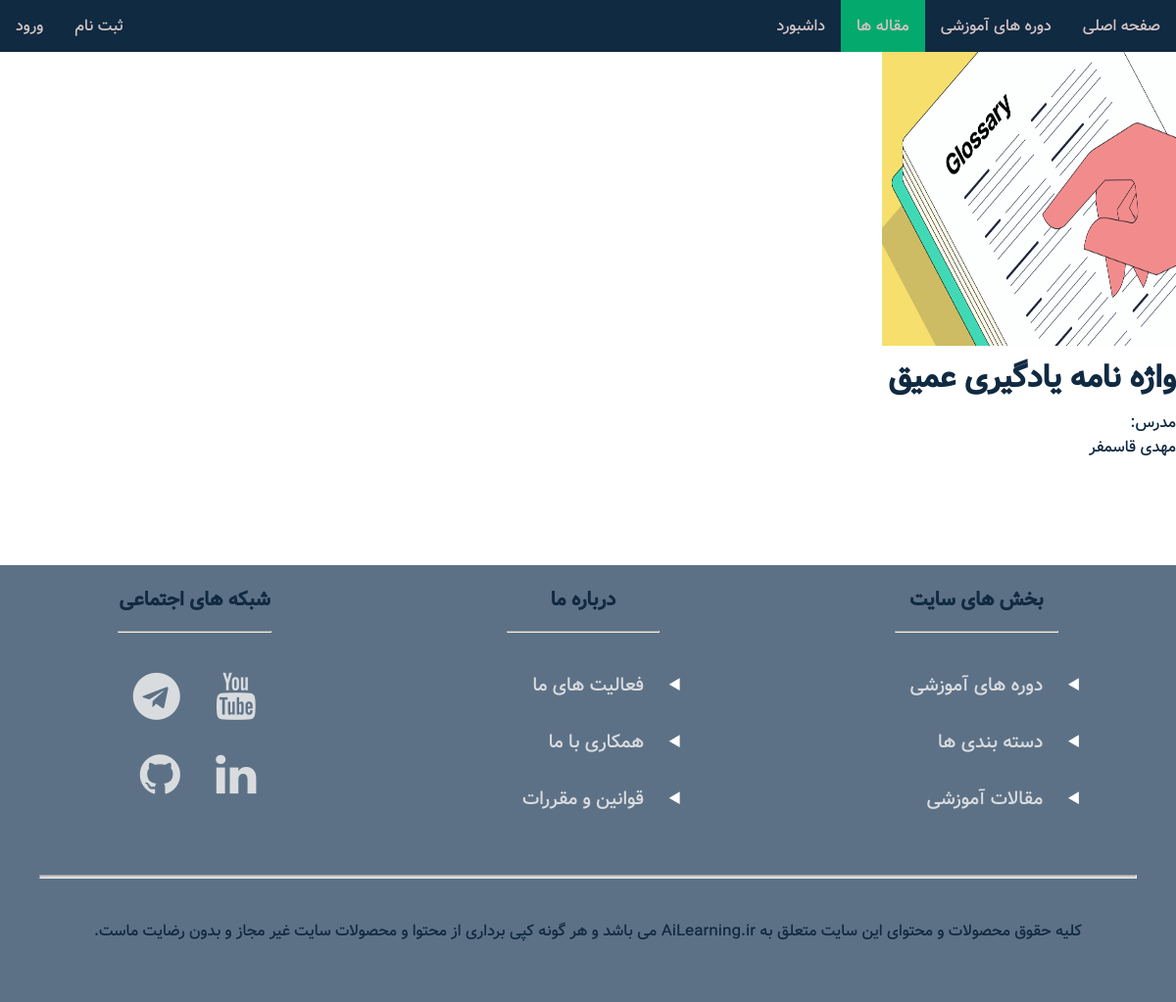
The page /publication/article/details/deep-learning-glossery/ on the database its author committed.
### publication/models.py (models this page shows, shortened)
class Article(models.Model):
    name = models.CharField(max_length=150,help_text='The titile of Article')
    body = models.TextField( null=True, blank=True)
    author = models.ManyToManyField(to=Professor)
    date = models.DateField()
    file = models.FileField(null=True,blank=True,upload_to='media/article/file/')
    image = models.ImageField(null=True,blank=True,upload_to='media/article/image/')
    score = models.PositiveIntegerField(default=0)
    category = models.ForeignKey(to=Category,on_delete=models.PROTECT,null=True)
    comment = models.ForeignKey(to=ArticleComment,on_delete=models.PROTECT, null=True, blank=True)
    slug = models.SlugField(unique=True)
    video = models.FileField(null=True,blank=True,upload_to='media/article/video/')
    class Meta:
        verbose_name =("Article")
        verbose_name_plural = ("Articles")

### course/models.py (models this page shows, shortened)
class Professor(models.Model):
    name = models.CharField(max_length=50)
    degree = models.TextField(null=True,blank=True)
    bio = models.CharField(max_length=200,null=True,blank=True)
    image = models.ImageField(null=True,blank=True,upload_to='media/professor/')
    score = models.PositiveIntegerField(default=0)
    email = models.EmailField(null=True,blank=True)
    class Meta:
        verbose_name = ("Professor")
        verbose_name_plural = ("Professors")

### publication/views.py (the view)
# urls.py: path('article/details/<slug:slug>/', ArticleDetailView.as_view(), name='article_details'),
class ArticleDetailView(View):
    def get(self, request, slug):
        article = Article.objects.get(slug=slug)
        prof = article.author.all()
        context={
            'article':article, 'prof': prof
        }
        context["user"] = request.user.id
        return render(request,'publication/article_detail.html',context)

### templates/publication/article_detail.html (shortened to what this page needs)
{% extends "base/base.html" %}
    {% block navbar %}
    <ul>
      <li style="float:right"><a href="{% url 'index' %}"> صفحه اصلی </a></li>
      <li style="float:right"><a href="{% url 'courses' %}"> دوره های آموزشی</a></li>
      <li style="float:right"><a class="active" href="{% url 'article_list' %}">  مقاله ها  </a></li>
      <li style="float:right"><a href="{% url 'dashboard' %}"> داشبورد </a></li>
      {% if user is None %}
      <li><a  href="{% url 'login' %}"> ورود </a></li>
      <li><a  href="{% url 'signup' %}"> ثبت نام </a></li>
      {% endif %}
    </ul>
    {% endblock %}
{% block content %}
  {% if article.image %}
      <img src="{{ article.image.url }} " height="300" width="300" alt="article-img">
  {% endif %}
  <h1>{{ article.name }}</h1>
  مدرس: <br>
  {% for prof in prof %}
    {{ prof.name }}  <br><br>
    <br><br>
  {% endfor %}
{% endblock %}

### static/css/styles.css (style rules this page uses)
* { margin: 0; padding: 0; box-sizing: border-box; }
:root { --clr-primary: #e2711d; --clr-primary-light: #ffb627; --clr-grey-1: #102a42; --clr-grey-5: #617d98; --clr-grey-10: #f1f5f8; --clr-white: #fff; --ff-primary: "vazir", sans-serif; --transition: all 0.3s linear; }
body { font-family: var(--ff-primary); background: var(--clr-white); color: var(--clr-grey-1); text-align: right; font-size: 1rem; }
a { text-decoration: none; }
h1 { font-size: 1.75rem; }
@media screen and (min-width: 800px) { h1 { font-size: 2rem; } }
ul { list-style-type: none; margin: 0; padding: 0; overflow: hidden; background-color: var(--clr-grey-1); }
li { float: left; }
li a { display: block; color: rgb(211, 196, 196); text-align: center; padding: 14px 16px; text-decoration: none; transition: var(--transition); }
.active { background-color: #04AA6D; }

### rows shown on the page
Article: image (picture), name "واژه نامه یادگیری عمیق"
Professor: name "مهدی قاسمفر"
